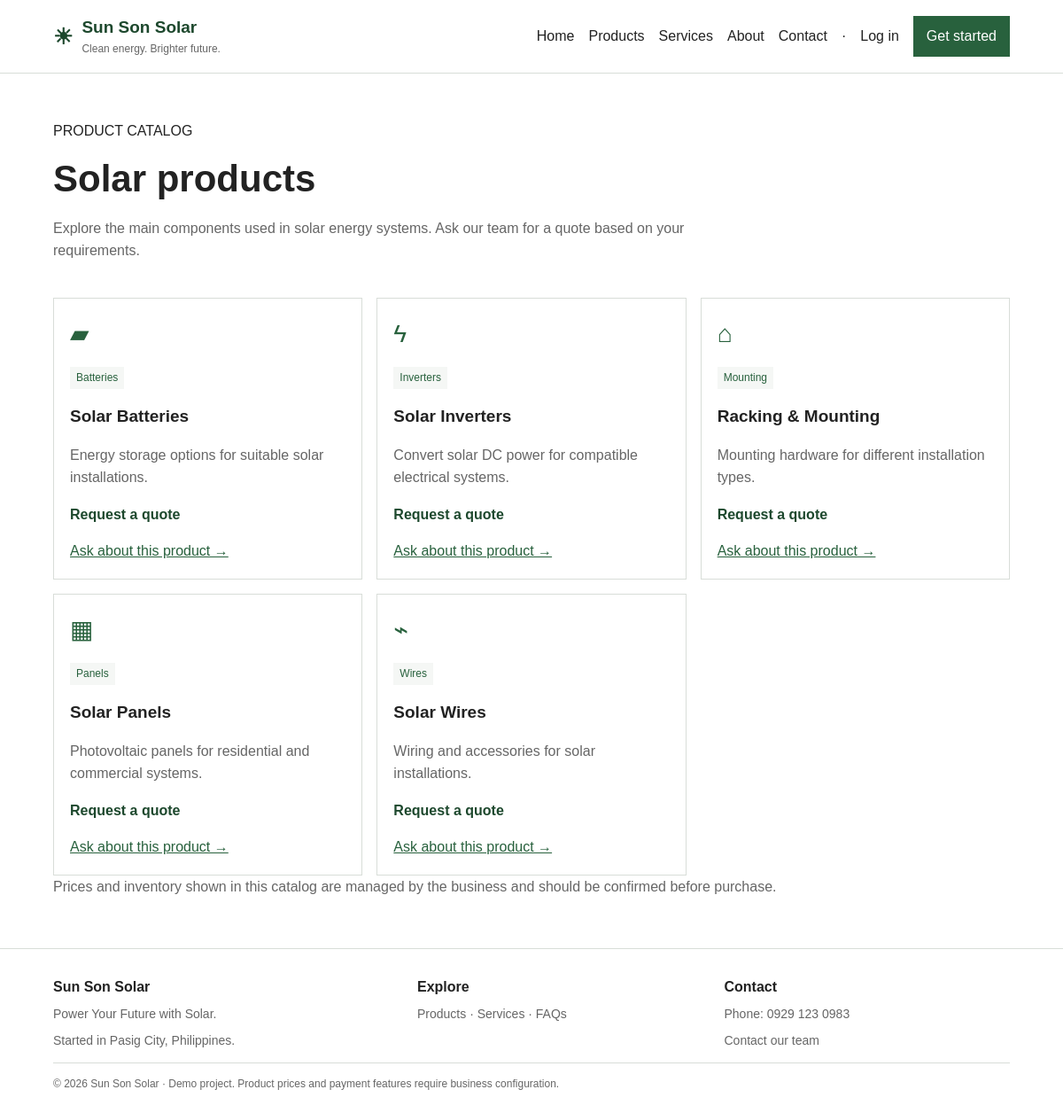
The page /index.php?page=products on the database its author committed.
### tables this page shows
CREATE TABLE IF NOT EXISTS products (
    id INT UNSIGNED AUTO_INCREMENT PRIMARY KEY,
    name VARCHAR(120) NOT NULL,
    category VARCHAR(80) NOT NULL,
    description TEXT NULL,
    price DECIMAL(12, 2) NOT NULL DEFAULT 0,
    stock INT NOT NULL DEFAULT 0,
    active TINYINT(1) NOT NULL DEFAULT 1,
    created_at TIMESTAMP DEFAULT CURRENT_TIMESTAMP
);

### index.php (called while the page is built, shortened)
<?php
$page=$_GET['page']??'home';
function h($v) {
    return htmlspecialchars((string)$v,ENT_QUOTES,'UTF-8');
}
include 'views/partials/header.php';
$viewMap=['hr'=>'role-dashboard','dispatcher'=>'role-dashboard','technician'=>'role-dashboard','accounting'=>'role-dashboard','sales'=>'role-dashboard','customer_service'=>'role-dashboard','marketing'=>'role-dashboard','home'=>'home','products'=>'products','services'=>'services','about'=>'about','contact'=>'contact','faq'=>'faq','register'=>'register','login'=>'login','dashboard'=>'dashboard','request'=>'request','checkin'=>'checkin','admin'=>'admin','users'=>'users','schedules'=>'schedules','profile'=>'profile','history'=>'history','support'=>'support','support-desk'=>'support-desk','employee'=>'employee','reports'=>'reports','announcements'=>'announcements','notifications'=>'notifications','service-reports'=>'service-reports','settings'=>'settings'];
include 'views/'.$viewMap[$page].'.php';
include 'views/partials/footer.php';
?>

### views/products.php (the view)
<section class="page-heading">
    <p>PRODUCT CATALOG</p>
    <h1>Solar products</h1>
    <p>Explore the main components used in solar energy systems. Ask our team for a quote based on your requirements.</p>
</section>
<div class="card-grid products-grid">
    <?php $res=$conn->query('SELECT * FROM products WHERE active=1 ORDER BY category,name');while($p=$res->fetch_assoc()): ?>
    <article class="product-card">
        <div class="product-symbol">
            <?php echo ['Panels'=>'▦','Inverters'=>'ϟ','Batteries'=>'▰','Mounting'=>'⌂','Wires'=>'⌁'][$p['category']]??'☀'; ?>
        </div>
        <span class="tag">
            <?php echo h($p['category']); ?>
        </span>
        <h3>
            <?php echo h($p['name']); ?>
        </h3>
        <p>
            <?php echo h($p['description']); ?>
        </p>
        <p class="price">
            <?php echo (float)$p['price']>0?'₱'.number_format((float)$p['price'],2):'Request a quote'; ?>
        </p>
        <a class="text-link" href="index.php?page=contact">Ask about this product →</a>
    </article>
    <?php endwhile; ?>
</div>
<p class="muted">Prices and inventory shown in this catalog are managed by the business and should be confirmed before purchase.</p>

### views/partials/header.php (shortened to what this page needs)
<!doctype html>
<html lang="en">
    <head>
        <link rel="stylesheet" href="assets/css/style.css">
    </head>
    <body>
        <header class="site-header">
            <a class="brand" href="index.php">
                <span class="brand-mark">&#9728;</span>
                <span>Sun Son Solar<small>Clean energy. Brighter future.</small>
                </span>
            </a>
            <nav class="menu">
                <a href="index.php">Home</a>
                <a href="index.php?page=products">Products</a>
                <a href="index.php?page=services">Services</a>
                <a href="index.php?page=about">About</a>
                <a href="index.php?page=contact">Contact</a>
                <?php if(isset($_SESSION['user_id'])): ?> &middot; <a href="index.php?page=dashboard">Dashboard</a>
                <a href="index.php?page=profile">Profile</a>
                <a class="nav-cta" href="index.php?page=logout">Log out</a>
                <?php else: ?> &middot; <a href="index.php?page=login">Log in</a>
                <a class="nav-cta" href="index.php?page=register">Get started</a>
                <?php endif; ?>
            </nav>
        </header>
        <main class="main">

### views/partials/footer.php
</main>
<footer class="footer">
    <div class="footer-grid">
        <div>
            <strong>Sun Son Solar</strong>
            <p>Power Your Future with Solar.</p>
            <p>Started in Pasig City, Philippines.</p>
        </div>
        <div>
            <strong>Explore</strong>
            <p>
                <a href="index.php?page=products">Products</a> · <a href="index.php?page=services">Services</a> · <a href="index.php?page=faq">FAQs</a>
            </p>
        </div>
        <div>
            <strong>Contact</strong>
            <p>Phone: 0929 123 0983</p>
            <p>
                <a href="index.php?page=contact">Contact our team</a>
            </p>
        </div>
    </div>
    <p class="legal">© <?php echo date('Y'); ?> Sun Son Solar · Demo project. Product prices and payment features require business configuration.</p>
</footer>
</body>
</html>

### assets/css/style.css (style rules this page uses)
:root { --green: #28613d; --dark-green: #1d482d; --text: #222; --muted: #666; --border: #d8ddd8; --background: #fff; --soft: #f5f7f5; }
* { box-sizing: border-box; }
body { margin: 0; font: 16px/1.6 Arial, sans-serif; color: var(--text); background: var(--background); }
a { color: var(--green); }
.site-header { display: flex; align-items: center; justify-content: space-between; gap: 20px; padding: 16px 5%; border-bottom: 1px solid var(--border); }
.brand { display: flex; align-items: center; gap: 10px; color: var(--dark-green); font-size: 19px; font-weight: bold; text-decoration: none; }
.brand small { display: block; color: var(--muted); font-size: 12px; font-weight: normal; }
.brand-mark { font-size: 25px; }
.menu { display: flex; flex-wrap: wrap; align-items: center; gap: 16px; }
.menu a { color: var(--text); text-decoration: none; }
.menu .nav-cta, .button, button { display: inline-block; padding: 9px 14px; border: 1px solid var(--green); background: var(--green); color: #fff; font: inherit; text-decoration: none; cursor: pointer; }
.main { width: min(1100px, 90%); min-height: 60vh; margin: 28px auto 56px; }
h1, h2, h3 { line-height: 1.25; }
h1 { margin: 0 0 16px; font-size: clamp(30px, 4vw, 46px); }
h3 { font-size: 19px; }
p { margin-top: 0; }
.section-heading > p:last-child, .page-heading > p:last-child { color: var(--muted); }
.card-grid { display: grid; grid-template-columns: repeat(3, minmax(0, 1fr)); gap: 16px; }
.feature, .product-card, .quote-card, .stat-card, .dash-tile, .form-card, .faq-list details { padding: 18px; border: 1px solid var(--border); background: #fff; }
.feature p, .product-card p, .quote-card p { color: var(--muted); }
.feature-icon, .product-symbol { margin-bottom: 12px; color: var(--green); font-size: 28px; }
.page-heading { max-width: 800px; padding: 24px 0; }
.page-heading h1 { font-size: clamp(30px, 4vw, 42px); }
.products-grid { grid-template-columns: repeat(3, minmax(0, 1fr)); }
.tag { display: inline-block; padding: 3px 7px; background: var(--soft); color: var(--green); font-size: 12px; }
.price { color: var(--dark-green) !important; font-weight: bold; }
.dash-tile small, .muted { color: var(--muted); }
.footer { padding: 30px 5% 16px; border-top: 1px solid var(--border); color: var(--muted); }
.footer-grid { display: grid; grid-template-columns: 1.2fr 1fr 1fr; gap: 24px; }
.footer strong { color: var(--text); }
.footer a { color: var(--muted); text-decoration: none; }
.footer p { margin: 7px 0; font-size: 14px; }
.legal { padding-top: 14px; margin-top: 22px; border-top: 1px solid var(--border); font-size: 12px !important; }

### rows shown on the page
products: category "▰", category "Batteries", name "Solar Batteries", description "Energy storage options for suitable solar installations.", price "Request a quote"
products: category "ϟ", category "Inverters", name "Solar Inverters", description "Convert solar DC power for compatible electrical systems.", price "Request a quote"
products: category "⌂", category "Mounting", name "Racking & Mounting", description "Mounting hardware for different installation types.", price "Request a quote"
products: category "▦", category "Panels", name "Solar Panels", description "Photovoltaic panels for residential and commercial systems.", price "Request a quote"
products: category "⌁", category "Wires", name "Solar Wires", description "Wiring and accessories for solar installations.", price "Request a quote"
